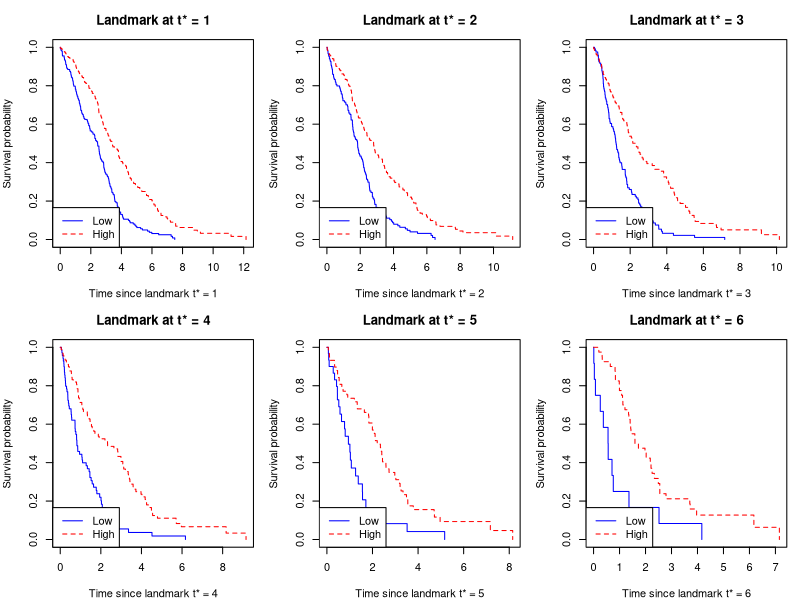

The R script that drew this image:
###############################################
####### Survival modelling for the case #######
####### of Mortgage sector in UK        #######
##############################################
library(survival)

set.seed(123)
n <- 500
beta <- 0.5
lambda <- 0.1
v <- 1.5
change_time <- 3

x0 <- rnorm(n)
x1 <- x0 + rnorm(n, mean = 0.2)

u <- runif(n)
T1 <- (-log(u) / (lambda * exp(beta * x0)))^(1 / v)
survived_change <- T1 > change_time
u2 <- runif(n)
T2 <- rep(Inf, n)
T2[survived_change] <- change_time + (-log(u2[survived_change]) / (lambda * exp(beta * x1[survived_change])))^(1 / v)

T_total <- pmin(T1, T2)
C <- rexp(n, rate = 0.05)
time <- pmin(T_total, C)
event <- as.numeric(T_total <= C)

df <- data.frame(id = 1:n, time = time, event = event, x0 = x0, x1 = x1)

landmarks <- seq(1, 6, by = 1)

par(mfrow = c(2, 3), mar = c(4, 4, 3, 1))

for (t_star in landmarks) {
  df_lm <- df[df$time > t_star, ]
  if (nrow(df_lm) == 0) next
  
  df_lm$time_post <- df_lm$time - t_star
  df_lm$event_post <- df_lm$event
  
  # Covariable según el tiempo landmark
  covariate <- if (t_star < change_time) "x0" else "x1"
  df_lm$group <- ifelse(df_lm[[covariate]] > 0, "High", "Low")
  
  fit_km <- survfit(Surv(time_post, event_post) ~ group, data = df_lm)
  
  plot(fit_km, col = c("blue", "red"), lty = 1:2,
       xlab = paste("Time since landmark t* =", t_star),
       ylab = "Survival probability",
       main = paste("Landmark at t* =", t_star))
  legend("bottomleft", legend = c("Low", "High"), col = c("blue", "red"), lty = 1:2)
}

write.csv(df, "simulated_survival_data.csv", row.names = FALSE)